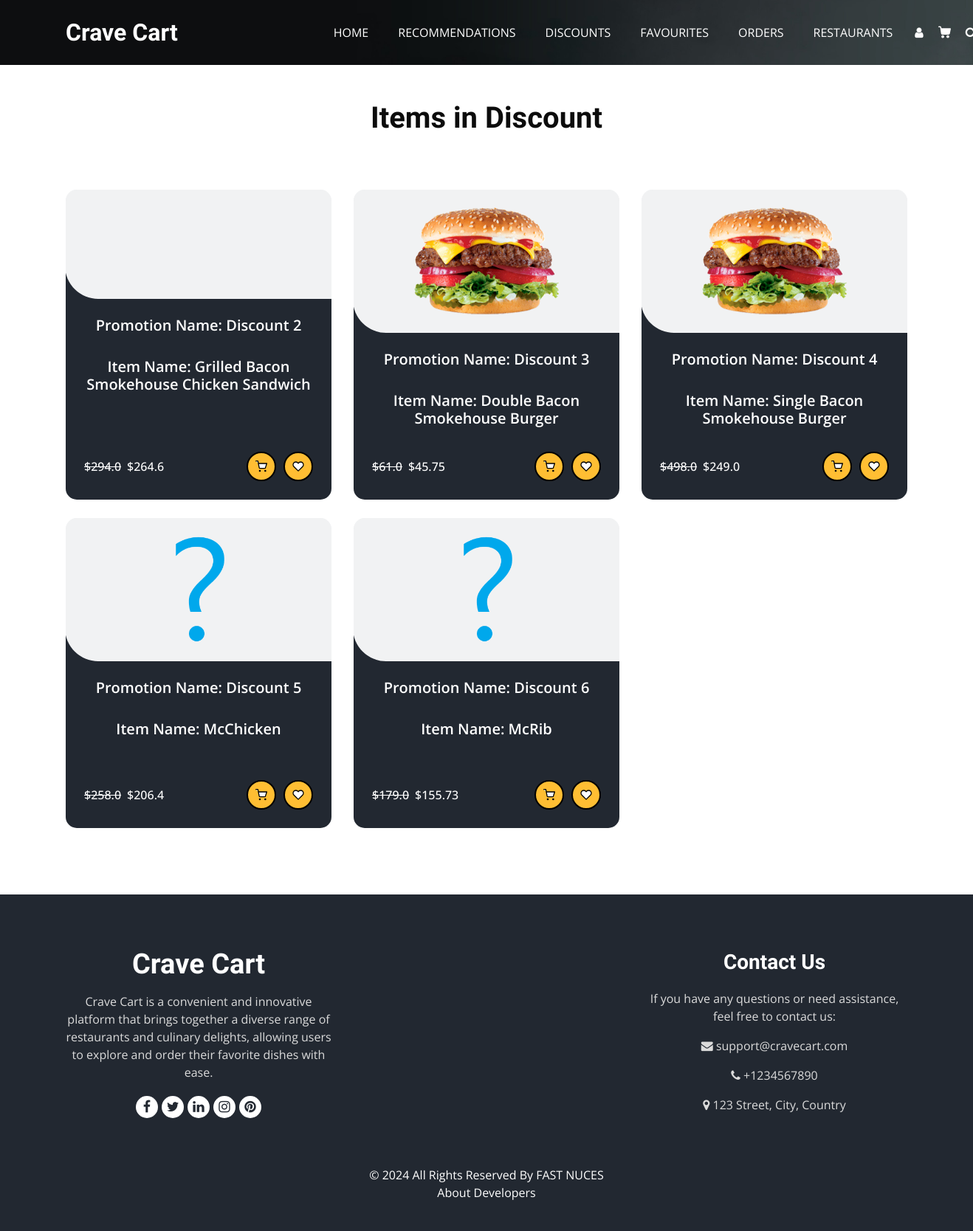
/discounts (signed in), run on an earlier commit of the app's database.
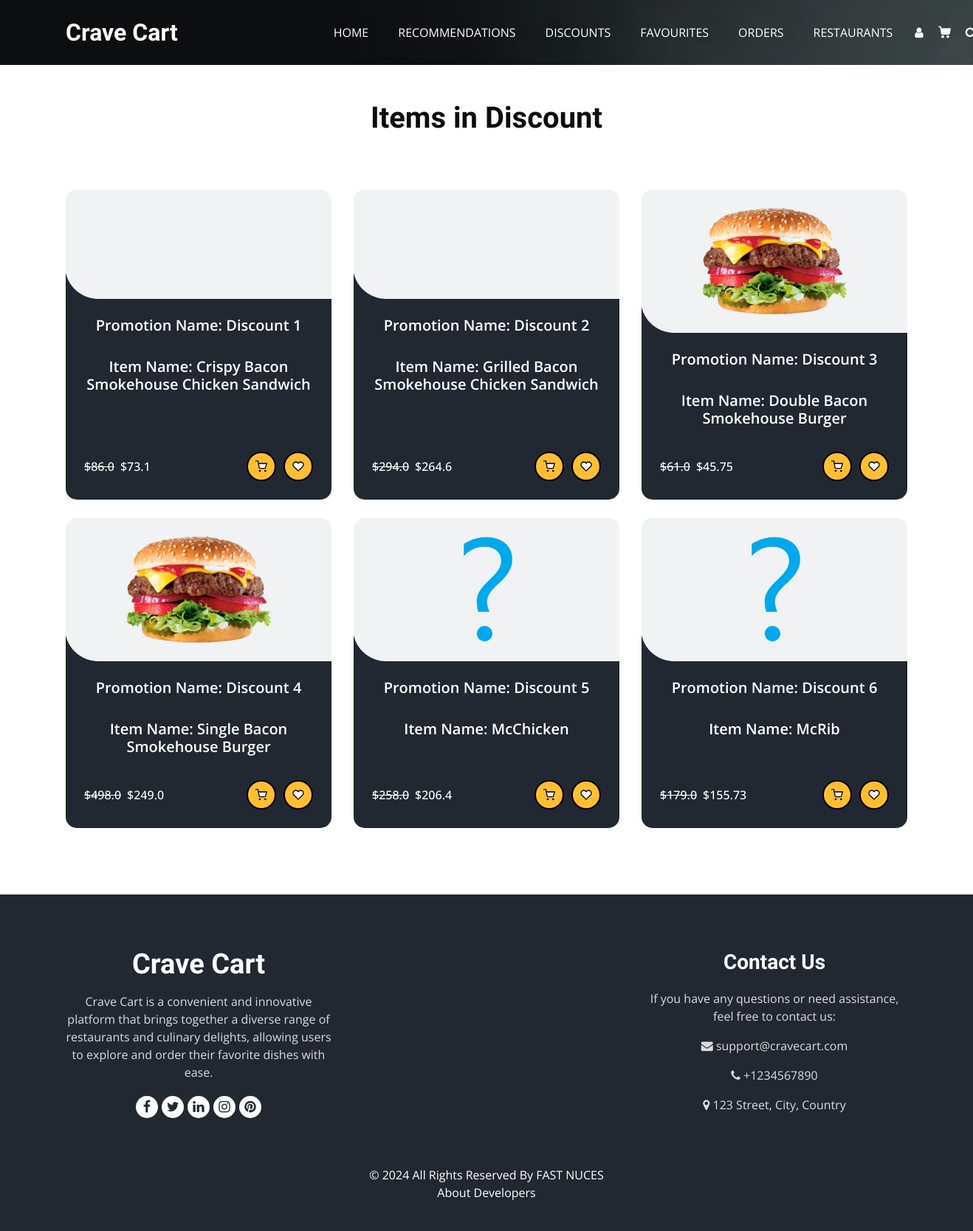
And on a later commit of the database.
### tables this page shows
CREATE TABLE Promotions (
                        PromotionID INTEGER PRIMARY KEY AUTOINCREMENT,
                        PromotionName TEXT,
                        MenuID INTEGER,
                        Description TEXT,
                        Discount REAL,
                        StartDate TEXT,
                        EndDate TEXT,
                        FOREIGN KEY (MenuID) REFERENCES Menus (MenuID) ON DELETE CASCADE
                    );

CREATE TABLE Menus (
                        MenuID INTEGER PRIMARY KEY AUTOINCREMENT,
                        RestaurantID INTEGER,
                        ItemName TEXT,
                        Description TEXT,
                        Price REAL,
                        Category TEXT,
                        ImagePNG TEXT,
                        ImageJPG TEXT,
                        Rating INTEGER DEFAULT 0,
                        FOREIGN KEY (RestaurantID) REFERENCES Restaurants(RestaurantID) ON DELETE CASCADE
                    );

### userEndpoints.py (the view)
@User.route('/discounts')
def discounts():
    if 'username' not in session:
        return redirect('/login')
    if not DataBase.is_customer(session['username'],session['email'],session['password']):
        return render_template('404.html'), 404
    data= DataBase.get_active_promotions(current_date=date.today().strftime("%Y-%m-%d"),all=True,png=True)
    print(data)
    return render_template('user/discounts.html',data=data,result=len(data))

### DataBase.py (called while the page is built)
def is_customer(id,email,password):
    try:
        cursor.execute('''SELECT * FROM Customers where CustomerID=? AND email = ? AND password=?;''',[id,email,password])
        ans = cursor.fetchone()
        if ans:
            return True
        else:
            return False
    except Exception as e:
        print(e)
        return False

### templates/user/discounts.html (shortened to what this page needs)
<!DOCTYPE html>
<html>
<head>
   <link
   rel="stylesheet"
   type="text/css"
   href="{{url_for('static',filename='css/bootstrap.css')}}"
 />
 <link
   rel="stylesheet"
   type="text/css"
   href="https://cdnjs.cloudflare.com/ajax/libs/OwlCarousel2/2.3.4/assets/owl.carousel.min.css"
 />
 <link
   rel="stylesheet"
   href="https://cdnjs.cloudflare.com/ajax/libs/jquery-nice-select/1.1.0/css/nice-select.min.css"
 />
 <link
   href="{{url_for('static',filename='css/font-awesome.min.css')}}"
   rel="stylesheet"
 />
 <link
   href="{{url_for('static',filename='css/style.css')}}"
   rel="stylesheet"
 />
 <link
   href="{{url_for('static',filename='css/responsive.css')}}"
   rel="stylesheet"
 />
</head>
<body class="sub_page">
  <div class="hero_area">
    <div class="bg-box">
      <img src="{{url_for('static',filename='images/hero-bg.jpg')}}" alt="">
    </div>
    <header class="header_section">
      <div class="container">
        <nav class="navbar navbar-expand-lg custom_nav-container ">
          <a class="navbar-brand" href="home">
            <span>
              Crave Cart
            </span>
          </a>
          <div class="collapse navbar-collapse" id="navbarSupportedContent">
            <ul class="navbar-nav  mx-auto ">
              <li class="nav-item">
                <a class="nav-link" href="home">Home </a>
              </li>
              <li class="nav-item">
                <a class="nav-link" href="recommendation">Recommendations  </a>
              </li>
              <li class="nav-item">
                <a class="nav-link" href="discounts">Discounts<span class="sr-only">(current)</span></a>
              </li>
              <li class="nav-item">
                <a class="nav-link" href="favourites">Favourites</a>
              </li>
              <li class="nav-item">
                <a class="nav-link" href="trackorders">Orders</a>
              </li>
              <li class="nav-item">
                <a class="nav-link" href="restaurants">Restaurants</a>
              </li>
            </ul>
            <div class="user_option">
                <a href="profile" class="user_link">
                  <i class="fa fa-user" aria-hidden="true"></i>
                </a>
                <a class="cart_link" href="cart">
                 </a>
                 <form class="form-inline active">
                  <button class="btn my-2 my-sm-0 nav_search-btn" type="button" onclick="openSearchPage()">
                      <i class="fa fa-search" aria-hidden="true"></i>
                  </button>
                 </form>
             </div>
          </div>
        </nav>
      </div>
    </header>
  </div>
    {%if result!=0%}
        <section class="food_section layout_padding-bottom">
          <div class="container">
            <div class="heading_container heading_center">
              <br /><br />
              <h2>Items in Discount</h2>
              <br /><br />
            </div>
            <div class="filters-content">
              <div class="row grid">
                  {% for item in data%}
                  <div class="col-sm-6 col-lg-4 all category">
                  <div class="box" id="menu-item-box">
                    <div>
                      <div class="img-box">
                        <img src="{{url_for('static',filename='images/'+item['Image'])}}" alt="">
                      </div>
                      <div class="detail-box">
                        <h5>
                          Promotion Name: {{item['PromotionName']}}
                        </h5>
                          <br>
                        <h5>
                          Item Name: {{item['itemName']}}
                        </h5>
                        <div class="options discount-options">
                          <h6 style="text-decoration: line-through;">
                            ${{item['Price']}}
                        </h6>
                          <h6 style="margin-right: auto;">
                              ${{item['DiscountedPrice']}}
                          </h6>
                          <div class="button-container" id="menu-buttons">
                            <a href="#"
                                class="add-to-cart-btn-discount add-to-cart-btn-style"
                                data-name="{{ item['PromotionName'] }}">
                            </a>
                            <a href="#" class="favorite-btn-discount favorite-btn-style" data-name="{{ item['PromotionName'] }}">
                            </a>
                        </div>
                        </div>
                      </div>
                    </div>
                  </div>
                  </div>
                  {%endfor%}
              </div>
            </div>
        </div>
      </section>
    {%endif%}
  <footer class="footer_section">
    <div class="container">
        <div class="row">
            <div class="col-md-4 footer-col">
                <div class="footer_detail">
                    <a href="#" class="footer-logo">Crave Cart</a>
                    <p>Crave Cart is a convenient and innovative platform that brings together a diverse range of restaurants and culinary delights, allowing users to explore and order their favorite dishes with ease.</p>
                    <div class="footer_social">
                        <a ><i class="fa fa-facebook" aria-hidden="true"></i></a>
                        <a ><i class="fa fa-twitter" aria-hidden="true"></i></a>
                        <a ><i class="fa fa-linkedin" aria-hidden="true"></i></a>
                        <a ><i class="fa fa-instagram" aria-hidden="true"></i></a>
                        <a ><i class="fa fa-pinterest" aria-hidden="true"></i></a>
                    </div>
                </div>
            </div>
            <div class="col-md-4 footer-col">
            </div>
            <div class="col-md-4 footer-col">
                <h4>Contact Us</h4>
                <p>If you have any questions or need assistance, feel free to contact us:</p>
                <p><i class="fa fa-envelope"></i> support@cravecart.com</p>
                <p> <i class="fa fa-phone"></i> +1234567890</p>
                <p> <i class="fa fa-map-marker"></i> 123 Street, City, Country</p>
            </div>
        </div>
        <div class="footer-info">
            <p>&copy; <span id="displayYear"></span> All Rights Reserved By <a href="https://www.nu.edu.pk/">FAST NUCES</a><br>
                <a href="/Aboutus"> About Developers </a>
            </p>
        </div>
    </div>
</footer>
</body>
</html>

### static/css/responsive.css (style rules this page uses)
@media (min-width: 1200px) { .container { max-width: 1170px; } }

What changed in the data, as far as the page shows it:
added Promotions: PromotionName "Discount 1", itemName "Crispy Bacon Smokehouse Chicken Sandwich", Price "86.0", DiscountedPrice "73.1"
